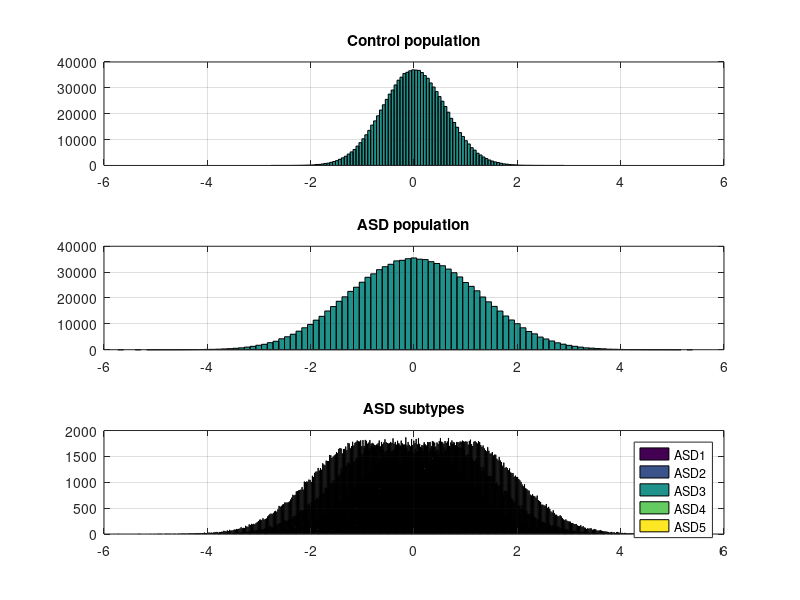

Recreate this plot in MATLAB. (Note: this script raises an error after producing the figure.)
% heterogeneity_simulation.m
%

addpath /Users/mvlombardo/Dropbox/GitHubRepos/utils;

%% Population
% how many subgroups in the population
n_subgrp = 5;
% sample size of each subgroup
subgrp_pop_n = 200000;
% total population n
pop_n = n_subgrp*subgrp_pop_n;
% population mean for each subgroup
mu_subgrp = [-1, -0.5, 0, 0.5, 1];
% population standard deviation
pop_sd = 1;

% random normally distributed data for each subgroup with specific mean
pop_data_subgrp = [normrnd(mu_subgrp(1),pop_sd,subgrp_pop_n,1) ...
                   normrnd(mu_subgrp(2),pop_sd,subgrp_pop_n,1) ...
                   normrnd(mu_subgrp(3),pop_sd,subgrp_pop_n,1) ...
                   normrnd(mu_subgrp(4),pop_sd,subgrp_pop_n,1) ...
                   normrnd(mu_subgrp(5),pop_sd,subgrp_pop_n,1)];

% stack data into one vector
pop_data_stacked = reshape(pop_data_subgrp, pop_n, 1);
subgrp_labels_stacked = [ones(subgrp_pop_n,1); ones(subgrp_pop_n,1).*2; ...
                         ones(subgrp_pop_n,1).*3; ones(subgrp_pop_n,1).*4; ...
                         ones(subgrp_pop_n,1).*5];

% non-ASD comparison population with same mean
mean_asd = mean(pop_data_stacked);
% non-ASD SD is half that of ASD
nonasd_sd = std(pop_data_stacked)./2;
% generate nonasd_data
nonasd_data = normrnd(mean_asd, nonasd_sd, pop_n, 1);

% plot population histograms
figure; set(gcf,'color','white');
subplot(3,1,1); hist(nonasd_data,100); grid on; xlim([-6 6]); title('Control population'); 
subplot(3,1,2); hist(pop_data_stacked,100); grid on; xlim([-6 6]); title('ASD population'); 
subplot(3,1,3); hist(pop_data_subgrp,500); grid on; xlim([-6 6]); title('ASD subtypes');
legend('ASD1','ASD2','ASD3','ASD4','ASD5');


%% Sample

% how many experiments to simulate?
n_exp = 10000;
effect_size20 = zeros(n_exp,1);
effect_size200 = zeros(n_exp,1);
effect_size2000 = zeros(n_exp,1);
subgrp_percentage20 = zeros(n_subgrp,n_exp);
subgrp_percentage200 = zeros(n_subgrp,n_exp);
subgrp_percentage2000 = zeros(n_subgrp,n_exp);

% run simulated experiments
parfor i = 1:n_exp
    disp(i);
    
    % what is the sample size?
    sample_size = 20;
    [asd_sample_data, idx] = datasample(pop_data_stacked, sample_size);
    nonasd_sample_data = datasample(nonasd_data, sample_size);
    effect_size20(i,1) = cohens_d(nonasd_sample_data, asd_sample_data,1,0);
    subgrp_count_table = zeros(n_subgrp,3);
    subgrp_count_table(:,1) = 1:n_subgrp;
    for isub = 1:n_subgrp
        tmp_lab = subgrp_labels_stacked(idx); 
        subgrp_count_table(isub,2) = sum(tmp_lab==isub); 
        subgrp_count_table(isub,3) = sum(tmp_lab==isub)./sample_size; 
    end
    subgrp_percentage20(:,i) = subgrp_count_table(:,3);
    
    % what is the sample size?
    sample_size = 200;
    [asd_sample_data, idx] = datasample(pop_data_stacked, sample_size);
    nonasd_sample_data = datasample(nonasd_data, sample_size);
    effect_size200(i,1) = cohens_d(nonasd_sample_data, asd_sample_data,1,0);
    subgrp_count_table = zeros(n_subgrp,3);
    subgrp_count_table(:,1) = 1:n_subgrp;
    for isub = 1:n_subgrp
        tmp_lab = subgrp_labels_stacked(idx); 
        subgrp_count_table(isub,2) = sum(tmp_lab==isub); 
        subgrp_count_table(isub,3) = sum(tmp_lab==isub)./sample_size; 
    end
    subgrp_percentage200(:,i) = subgrp_count_table(:,3);

    % what is the sample size?
    sample_size = 2000;
    [asd_sample_data, idx] = datasample(pop_data_stacked, sample_size);
    nonasd_sample_data = datasample(nonasd_data, sample_size);
    effect_size2000(i,1) = cohens_d(nonasd_sample_data, asd_sample_data,1,0);
    subgrp_count_table = zeros(n_subgrp,3);
    subgrp_count_table(:,1) = 1:n_subgrp;
    for isub = 1:n_subgrp
        tmp_lab = subgrp_labels_stacked(idx); 
        subgrp_count_table(isub,2) = sum(tmp_lab==isub); 
        subgrp_count_table(isub,3) = sum(tmp_lab==isub)./sample_size; 
    end
    subgrp_percentage2000(:,i) = subgrp_count_table(:,3);

end % for


figure; set(gcf,'color','white');
subplot(3,2,1);
hist(effect_size20,100); grid on; xlabel('Standardized Effect Size');
ylabel('Count');
xlim([-2 2]);
title('Case-Control Effect: n=20');

subplot(3,2,2);
hist(subgrp_percentage20'); grid on; xlabel('Percentage of Sample');
ylabel('Count');
legend('ASD1','ASD2','ASD3','ASD4','ASD5');
xlim([0 0.6]);
title('Subtype Sampled: n=20');

subplot(3,2,3); set(gcf,'color','white');
hist(effect_size200,100); grid on; xlabel('Standardized Effect Size');
ylabel('Count');
xlim([-2 2]);
title('Case-Control Effect: n=200');

subplot(3,2,4);
hist(subgrp_percentage200'); grid on; xlabel('Percentage of Sample');
ylabel('Count');
legend('ASD1','ASD2','ASD3','ASD4','ASD5');
xlim([0 0.6]);
title('Subtype Sampled: n=200');

subplot(3,2,5); set(gcf,'color','white');
hist(effect_size2000,100); grid on; xlabel('Standardized Effect Size');
ylabel('Count');
xlim([-2 2]);
title('Case-Control Effect: n=2000');

subplot(3,2,6);
hist(subgrp_percentage2000'); grid on; xlabel('Percentage of Sample');
ylabel('Count');
legend('ASD1','ASD2','ASD3','ASD4','ASD5');
xlim([0 0.6]);
title('Subtype Sampled: n=2000');




% plot population histograms
figure; set(gcf,'color','white');
subplot(3,2,1); hist(nonasd_data,100); grid on; xlim([-6 6]); title('Control population'); xlabel('DV'); ylabel('Count');
subplot(3,2,3); hist(pop_data_stacked,100); grid on; xlim([-6 6]); title('ASD population'); xlabel('DV'); ylabel('Count');
subplot(3,2,5); hist(pop_data_subgrp,200); grid on; xlim([-6 6]); title('ASD subtypes'); xlabel('DV'); ylabel('Count');
%legend('ASD1','ASD2','ASD3','ASD4','ASD5');

subplot(3,2,2);
hist(subgrp_percentage20'); grid on; xlabel('Sample Prevalence');
ylabel('Count');
% legend('ASD1','ASD2','ASD3','ASD4','ASD5');
xlim([0 0.6]);
title('n=20');

subplot(3,2,4);
hist(subgrp_percentage200'); grid on; xlabel('Sample Prevalence');
ylabel('Count');
% legend('ASD1','ASD2','ASD3','ASD4','ASD5');
xlim([0 0.6]);
title('n=200');

subplot(3,2,6);
hist(subgrp_percentage2000'); grid on; xlabel('Sample Prevalence');
ylabel('Count');
% legend('ASD1','ASD2','ASD3','ASD4','ASD5');
xlim([0 0.6]);
title('n=2000');


fname2save = '/Users/mvlombardo/Dropbox/Manuscripts/MolPsy_review_Heterogeneity/plots/heterogeneity_simulation_figure.pdf';
print(gcf,'-dpdf','-opengl','-r300',fname2save);

